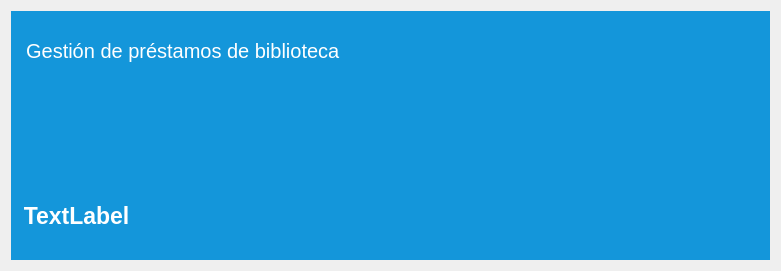
   <widget class="QWidget" name="verticalLayoutWidget_2">
    <property name="geometry">
     <rect>
      <x>240</x>
      <y>0</y>
      <width>781</width>
      <height>141</height>
     </rect>
    </property>
    <layout class="QVBoxLayout" name="verticalLayout_2">
     <property name="spacing">
      <number>0</number>
     </property>
     <item>
      <widget class="QPlainTextEdit" name="plainTextEdit_2">
       <property name="enabled">
        <bool>false</bool>
       </property>
       <property name="sizePolicy">
        <sizepolicy hsizetype="Expanding" vsizetype="Fixed">
         <horstretch>0</horstretch>
         <verstretch>0</verstretch>
        </sizepolicy>
       </property>
       <property name="font">
        <font>
         <pointsize>15</pointsize>
         <bold>false</bold>
        </font>
       </property>
       <property name="styleSheet">
        <string notr="true">border: none;
background-color: rgb(20, 150, 218);
color: rgb(255, 255, 255);</string>
       </property>
       <property name="plainText">
        <string>
  Gestión de préstamos de biblioteca</string>
       </property>
      </widget>
     </item>
     <item>
      <widget class="QLabel" name="label_2">
       <property name="enabled">
        <bool>false</bool>
       </property>
       <property name="font">
        <font>
         <pointsize>17</pointsize>
         <bold>true</bold>
        </font>
       </property>
       <property name="styleSheet">
        <string notr="true">border: none;
background-color: rgb(20, 150, 218);
color: rgb(255, 255, 255);</string>
       </property>
       <property name="text">
        <string>  TextLabel</string>
       </property>
      </widget>
     </item>
     <item>
      <widget class="QLabel" name="label_3">
       <property name="font">
        <font>
         <pointsize>20</pointsize>
        </font>
       </property>
       <property name="styleSheet">
        <string notr="true">border: none;
background-color: rgb(20, 150, 218);
color: rgb(255, 255, 255);</string>
       </property>
       <property name="text">
        <string/>
       </property>
      </widget>
     </item>
    </layout>
   </widget>
